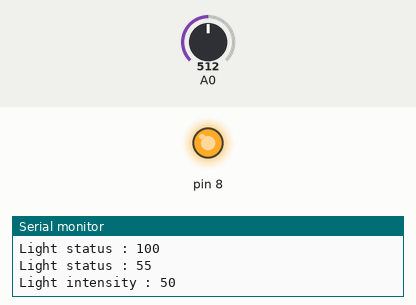
This sketch was run on a simulated Arduino Uno, built with avr-gcc and run on an emulated ATmega328P. Parts: output pins drawn as LEDs (lit = HIGH), the last lines printed to the serial monitor. The test bench sets the inputs (shaded band); at power-on: A0 = 512.

Above: at 3.8 s.
3.9 s: A0 set to 545
7.8 s: A0 set to 571
At 9.7 s:
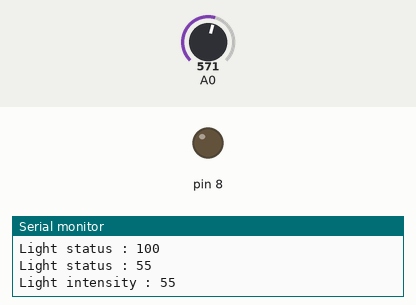
11.7 s: A0 set to 511
At 13.2 s:
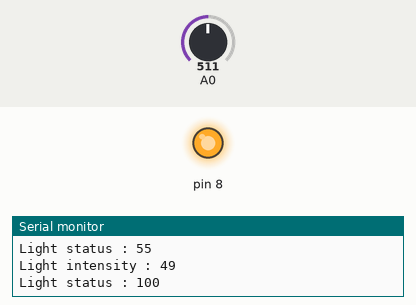
15.6 s: A0 set to 716
At 19.0 s:
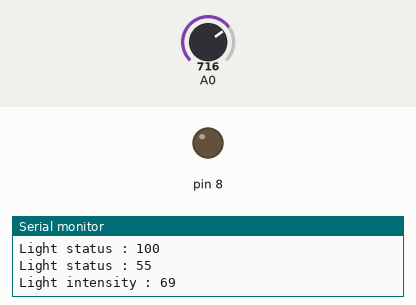
Timing chart, 0 to 20.5 s (numbered marks = the images above; inputs shaded):
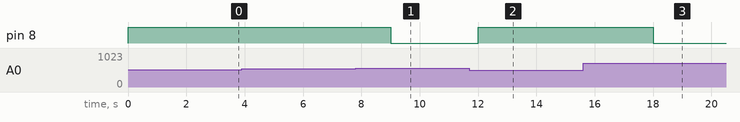

Measured:
- the behaviour switches between 562 and 563 on A0 (found by bisection; images 0 and 1)
- after the input at 7.8 s, pin 8: HIGH → LOW after 1.2 s
- after the input at 11.7 s, pin 8: LOW → HIGH after 0.31 s
- after the input at 15.6 s, pin 8: HIGH → LOW after 2.4 s

The sketch:

Automated_street_light.ino
```cpp
int sensor;
int data;
int light_status = 10;
int threshold = 55;

void setup() {
  // put your setup code here, to run once:
  Serial.begin(9600);  //begin th serial communication with baud rate of 9600

  pinMode(8,OUTPUT);
}


void loop() {
  // put your main code here, to run repeatedly:
  sensor = analogRead(A0);
  data = map(sensor,0,1023,0,100);

  if(data<threshold)
  {
    digitalWrite(8,HIGH);
    light_status=100;
  }
  else
  {
    digitalWrite(8,LOW);
    light_status=10;
  }
  String sensor_value = String(data);
  Serial.print("Light intensity : ");
  Serial.println(data);
  delay(1000);

  String light_status1 = String(light_status);
  Serial.print("Light status : ");
  Serial.println(light_status);
  delay(1000);

  String threshold1 = String(threshold);
  Serial.print("Light status : ");
  Serial.println(threshold);
  delay(1000);
}
```
